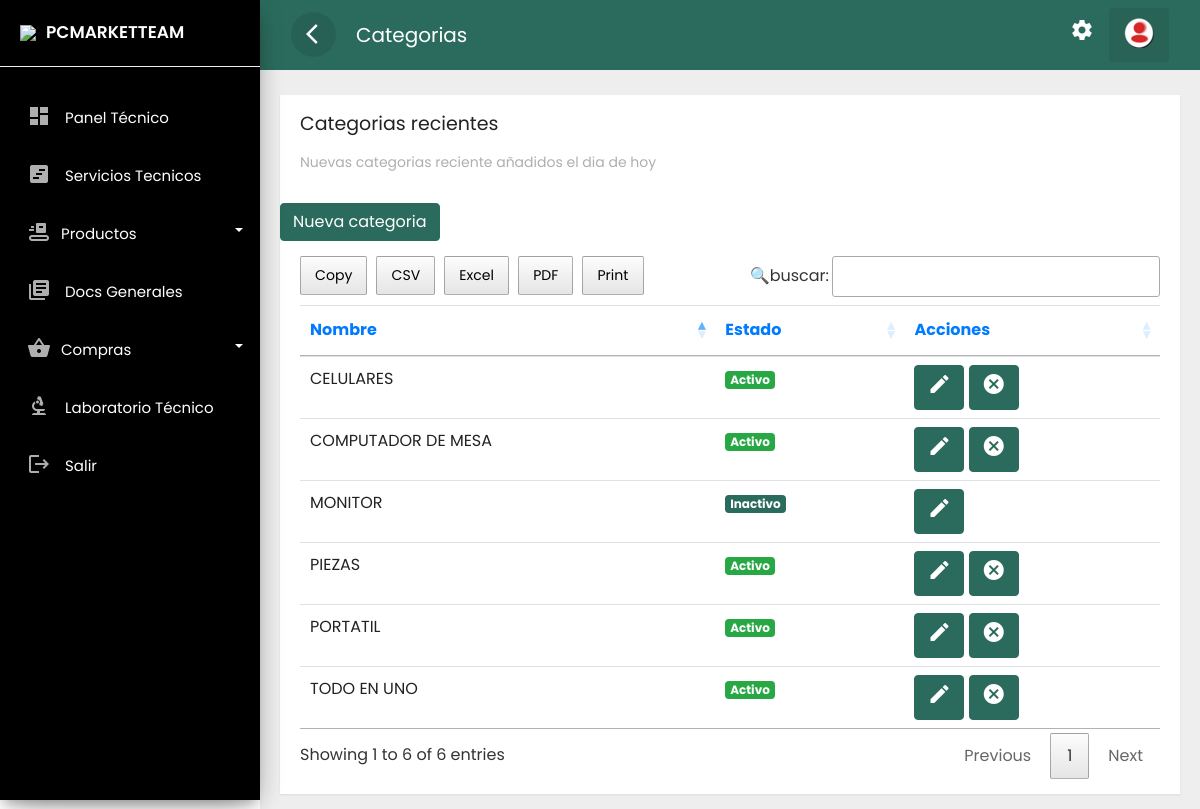
The page /frontend/categoria/mostrar.php (signed in) on the database its author committed.
### tables this page shows
CREATE TABLE `categoria` (
  `idcate` int(11) NOT NULL,
  `nomca` text NOT NULL,
  `estado` varchar(15) NOT NULL,
  `fere` timestamp NOT NULL DEFAULT current_timestamp()
);

### frontend/categoria/mostrar.php (the view, shortened to what this page needs)
<?php if(isset($_SESSION['id'])) { ?>
<!doctype html>
<html lang="es">
<head>
    <link rel="stylesheet" href="../../backend/css/bootstrap.min.css">
    <link rel="stylesheet" href="../../backend/css/custom.css">
    <link rel="stylesheet" href="../../backend/css/loader.css">
    <link rel="stylesheet" type="text/css" href="../../backend/css/datatable.css">
    <link rel="stylesheet" type="text/css" href="../../backend/css/buttonsdataTables.css">
    <link rel="stylesheet" type="text/css" href="../../backend/css/font.css">
</head>
<body>
    <div class="wrapper">
        <?php    include_once '../layouts/nav.php';  include_once '../layouts/menu_data.php';    ?>
        <nav id="sidebar">
            <div class="sidebar-header">
                <h3><img src="../../backend/img/favicon.png" class="img-fluid"><span>PCMARKETTEAM</span></h3>
            </div>
            <?php renderMenu($menu); ?>
        </nav>
        <div id="content">
            <div class="top-navbar">
                <nav class="navbar navbar-expand-lg">
                    <div class="container-fluid">
                        <button type="button" id="sidebarCollapse" class="d-xl-block d-lg-block d-md-mone d-none">
                            <span class="material-icons">arrow_back_ios</span>
                        </button>
                        <a class="navbar-brand" href="#"> Categorias </a>
                        <div class="collapse navbar-collapse d-lg-block d-xl-block d-sm-none d-md-none d-none"
                            id="navbarSupportedContent">
                            <ul class="nav navbar-nav ml-auto">
                                <li class="nav-item">
                                    <a class="nav-link" href="../cuenta/configuracion.php">
                                        <span class="material-icons">settings</span>
                                    </a>
                                </li>
                                <li class="dropdown nav-item active">
                                    <a href="#" class="nav-link" data-toggle="dropdown">
                                        <img src="../../backend/img/reere.png">
                                    </a>
                                </li>
                            </ul>
                        </div>
                    </div>
                </nav>
            </div>
            <div class="main-content">
                <div class="row ">
                    <div class="col-lg-12 col-md-12">
                        <div class="card" style="min-height: 485px">
                            <div class="card-header card-header-text">
                                <h4 class="card-title">Categorias recientes</h4>
                                <p class="category">Nuevas categorias reciente añadidos el dia de hoy</p>
                            </div>
                            <br>
                            <a href="../categoria/nuevo.php" class="btn btn-danger text-white">Nueva categoria</a>
                            <br>
                            <div class="card-content table-responsive">
                                <?php
                               require '../../backend/bd/ctconex.php';
 $sentencia = $connect->prepare("SELECT * FROM categoria order BY idcate DESC;");
 $sentencia->execute();
$data =  array();
if($sentencia){
  while($r = $sentencia->fetchObject()){
    $data[] = $r;
  }
}
   ?>
                                <?php if(count($data)>0):?>
                                <table class="table table-hover" id="example">
                                    <thead class="text-primary">
                                        <tr>
                                            <th>Nombre</th>
                                            <th>Estado</th>
                                            <th>Acciones</th>
                                        </tr>
                                    </thead>
                                    <tbody>
                                        <?php foreach($data as $g):?>
                                        <tr>
                                            <td><?php echo  $g->nomca; ?></td>
                                            <td><?php    if($g->estado =='Activo')  { ?>
                                                <span class="badge badge-success">Activo</span>
                                                <?php  }   else {?>
                                                <span class="badge badge-danger">Inactivo</span>
                                                <?php  } ?>
                                            </td>
                                            <td>
                                                <?php    if($g->estado =='Activo')  { ?>
                                                <a class="btn btn-warning text-white"
                                                    href="../categoria/actualizar.php?id=<?php echo  $g->idcate; ?>"><i
                                                        class='material-icons' data-toggle='tooltip'
                                                        title='editar'>edit</i></a>
                                                <a class="btn btn-danger text-white"
                                                    href="../categoria/eliminar.php?id=<?php echo  $g->idcate; ?>"><i
                                                        class='material-icons' data-toggle='tooltip'
                                                        title='cancelar'>cancel</i></a>
                                                <?php  }   else {?>
                                                <a class="btn btn-warning text-white"
                                                    href="../categoria/actualizar.php?id=<?php echo  $g->idcate; ?>"><i
                                                        class='material-icons' data-toggle='tooltip'
                                                        title='editar'>edit</i></a>
                                                <?php  } ?>
                                            </td>
                                        </tr>
                                        <?php endforeach; ?>
                                    </tbody>
                                </table>
                                <?php endif; ?>
                            </div>
                        </div>
                    </div>
                </div>
            </div>
        </div>
    </div>
</body>
</html>
<?php }else{
    header('Location: ../error404.php');
 } ?>

### frontend/layouts/nav.php
<?php
function renderMenu($items)
{
    echo '<ul class="list-unstyled components">';
    foreach ($items as $item) {
        if (isset($item['children'])) {
            echo '<li class="dropdown">
                    <a href="#' . $item['id'] . '" data-toggle="collapse" aria-expanded="false" class="dropdown-toggle">
                        <i class="material-icons">' . $item['icon'] . '</i><span>' . $item['label'] . '</span>
                    </a>
                    <ul class="collapse list-unstyled menu" id="' . $item['id'] . '">';
            renderMenu($item['children']);
            echo '</ul></li>';
        } else {
            echo '<li>
                    <a href="' . $item['url'] . '">
                        ' . (isset($item['icon']) ? '<i class="material-icons">' . $item['icon'] . '</i>' : '') . '
                        <span>' . $item['label'] . '</span>
                    </a>
                  </li>';
        }
    }
    echo '</ul>';
}
?>

### backend/css/custom.css (style rules this page uses)
body, html { line-height: 1.8; font-family: 'Poppins', sans-serif; color: #555e58; text-transform:none; text-rendering: optimizeLegibility !important; -webkit-font-smoothing: antialiased !important; font-weight: 400; margin:0px; padding:0px; }
h1, h2, h3, h4, h5, h6, .h1, .h2, .h3, .h4 { font-weight: 400; line-height: 1.5em; }
p { font-size: 15px; margin: 12px 0 0; line-height: 24px; }
a { color: #333; font-weight: 400; }
button { cursor:pointer; }
ul, ol { padding: 0; margin:0px; list-style: none; }
a, a:hover, a:focus { color: #333; text-decoration: none; transition: all 0.3s; }
.material-icons { font-family: 'Material Icons'; font-weight: normal; font-style: normal; font-size: 24px; display: inline-block; line-height: 1; text-transform: none; letter-spacing: normal; word-wrap: normal; white-space: nowrap; direction: ltr; -webkit-font-smoothing: antialiased; text-rendering: optimizeLegibility; -moz-osx-font-smoothing: grayscale; font-feature-settings: 'liga'; }
.wrapper { position: relative; width:100%; overflow:auto; }
#sidebar { position:fixed; height:100vh!important; top: 0; bottom: 0; left: 0; z-index:11; width: 260px; overflow:auto; transition:all 0.3s ; background: black; box-shadow: 0 10px 30px -12px rgb(0 0 0 / 42%), 0 4px 25px 0px rgb(0 0 0 / 12%), 0 8px 10px -5px rgb(0 0 0 / 20%); }
#sidebar .sidebar-header { padding:20px; background-color:black; border-bottom:1px solid #eee; }
.sidebar-header h3 { color:white; font-size:17px; margin:0px; text-transform:none; transition:all 0.5s ease; font-weight:600; }
.sidebar-header h3 img { width:45px; margin-right:10px; }
#sidebar ul li { padding:2px 7px; }
.dropdown-toggle::after { position: absolute; right: 10px; top: 23px; }
#sidebar ul.components { padding: 20px 0; }
#sidebar ul li a { padding: 10px; line-height: 30px; border-radius:5px; font-size: 15px; position:relative; font-weight: 400; display: block; color: white; }
#sidebar ul li a span { text-transform:none; display:inline-block; color: white; }
#sidebar ul li a i { position: relative; margin-right: 10px; top: 5px; color: #afafaf; margin-left: 10px; }
#content { position: relative; transition: all 0.3s; background-color: #EEEEEE; }
.top-navbar { width:100%; z-index:9; position:relative; }
.main-content { padding:10px 20px 0px 20px; position: relative; width: 100%; }
.navbar { background-color: #2B6B5D; color: #FFFFFF; }
.navbar-brand { color: #FFFFFF; }
.navbar button { background-color:transparent; border:none; }
.navbar button span { color:#fff; }
#sidebarCollapse { border-radius:50%; width:45px; height:45px; text-align:center; line-height:45px; margin-right:20px; border:none; color: #FFFFFF; background-color: rgba(0, 0, 0, 0.09); }
#sidebarCollapse span { margin: 9px; padding: 0px; }
.navbar-nav > li.active { color: #FFFFFF; border-radius:4px; background-color: rgba(0, 0, 0, 0.08); }
.navbar-nav > li > a { color: #FFFFFF; }
.navbar-nav li a { position: relative; display: block; padding: 10px 15px!important; }
.card { margin: 10px 0; }
.card { border-radius: 0px!important; }
.card { display: inline-block; position: relative; border:none!important; width: 100%; margin:15px 0; box-shadow: 0 1px 2px rgb(0 0 0 / 8%); border-radius: 6px; color: rgba(0,0,0, 0.87); background: #fff; }
.card .card-header { padding: 15px 20px 0; z-index: 3; background-color:#fff!important; border-bottom:none; }
.card .card-content { padding: 15px 20px; position: relative; }
.card .category:not([class*="text-"]) { color: #afafaf; font-size: 14px; font-weight: 400; }
.card .card-title:not(.card-calendar .card-title) { margin-top: 0; margin-bottom: 5px; }
.card .card-header-text h4 { margin-top: 0; margin-bottom: 3px; font-size:19px; font-weight: 400; color: #222222; text-decoration: none; }
.table > thead > tr > th { border-bottom-width: 1px; font-size: 16px; font-weight: 400; }
@media only screen and (min-width:992px) { #content { width: calc(100% - 260px); position: relative; float: right; transition: all 0.3s; background-color: #EEEEEE; } }

### rows shown on the page
categoria: nomca "TODO EN UNO", estado "Activo"
categoria: nomca "MONITOR", estado "Inactivo"
categoria: nomca "CELULARES", estado "Activo"
categoria: nomca "PIEZAS", estado "Activo"
categoria: nomca "PORTATIL", estado "Activo"
categoria: nomca "COMPUTADOR DE MESA", estado "Activo"

### other values the page prints
$item['label'] "Panel Técnico"
$item['label'] "Servicios Tecnicos"
$item['label'] "Productos"
$item['label'] "Docs Generales"
$item['label'] "Compras"
$item['label'] "Laboratorio Técnico"
$item['label'] "Salir"
